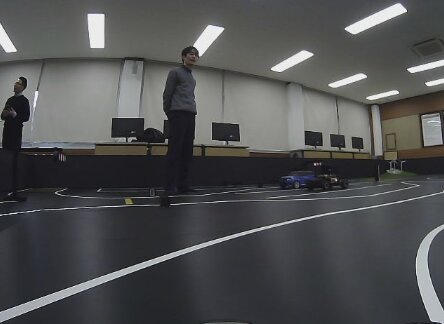
#> input picture OpenCV/car.jpg, 444 x 324 px
$ python blur.py
#> lines starting #> are read from the running program, lines starting #| are printed output that depends on the picture
import cv2
import matplotlib.pyplot as plt
import os

BASE_DIR = os.path.dirname(os.path.abspath(__file__))
image_path = os.path.join(BASE_DIR, "car.jpg")

image = cv2.imread(image_path)
#> image is the input picture: shape (324, 444, 3); mean B, G, R 81.6, 80.7, 80

if image is None:
    print("이미지를 찾을 수 없습니다.")
    exit()

# 흑백 변환
gray = cv2.cvtColor(image, cv2.COLOR_BGR2GRAY)

# Gaussian Blur
blur = cv2.GaussianBlur(gray, (5, 5), 0)
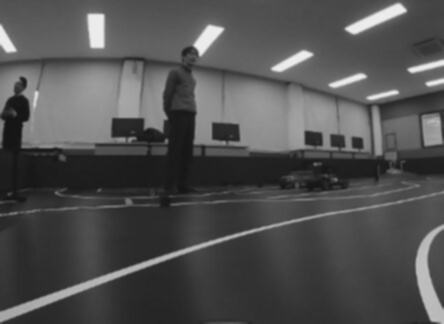
#> blur: shape (324, 444); min 20, max 237, mean 80.6

# 비교해서 출력
plt.figure(figsize=(10, 5))

plt.subplot(1, 2, 1)
plt.imshow(gray, cmap="gray")
plt.title("Grayscale")
plt.axis("off")

plt.subplot(1, 2, 2)
plt.imshow(blur, cmap="gray")
plt.title("Gaussian Blur")
plt.axis("off")

plt.show()
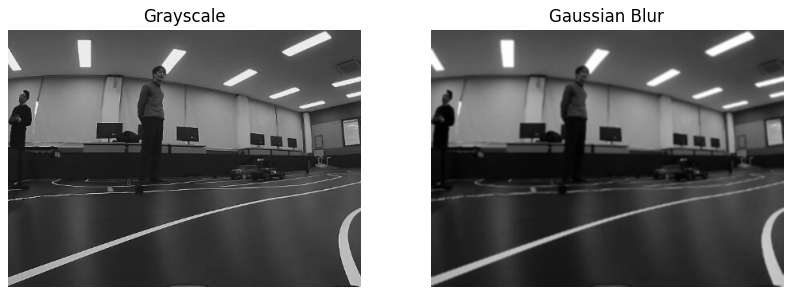
#> figure drawn by matplotlib, 2 panels
